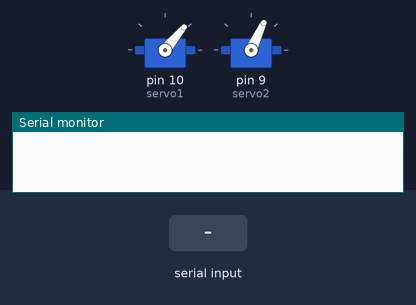
The sketch below on a simulated Arduino Uno, built with avr-gcc and run on an emulated ATmega328P. Parts: 2 × servo, the last lines printed to the serial monitor. Inputs (shaded band) come from the test bench.

Above: at 1.2 s.
1.3 s: "s" received over Serial
At 2.5 s:
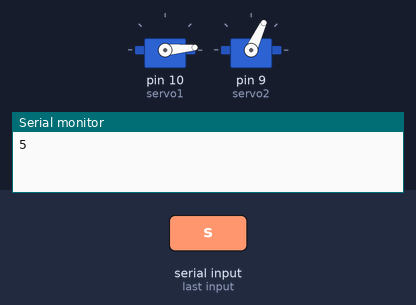
2.8 s: "d" received over Serial
At 3.7 s:
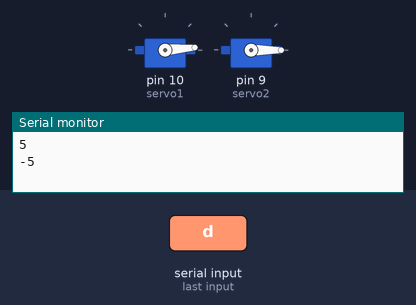
4.3 s: "a" received over Serial
At 4.9 s:
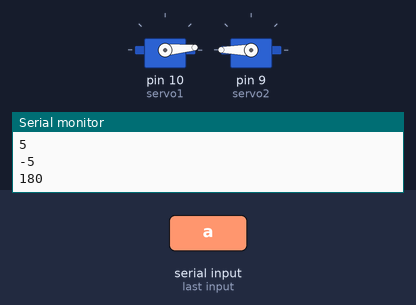
Timing chart, 0 to 7.3 s (numbered marks = the images above; inputs shaded):
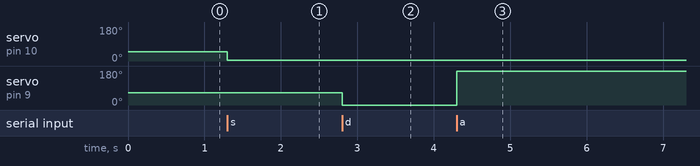

Measured:
- after the input at 1.3 s, servo on pin 10 (servo1): 50° → 5° at once
- after the input at 2.8 s, servo on pin 9 (servo2): 65° → 0° at once
- after the input at 4.3 s, servo on pin 9 (servo2): 0° → 180° at once

The sketch:

servo-keyboard.ino.ino
```cpp
#include "Servo.h"

Servo  servo1;
Servo  servo2;
int pos1 = 0;
int pos2 = 0;

void setup() {
  Serial.begin(9600);
  servo1.attach(10); // SER0
  servo2.attach(9); // SER1
  servo1.write(50);
  servo2.write(65);
}

void loop() {
  if(Serial.available()) {
    char key = Serial.read();
    pos1 = (pos1+180)%180;
    pos2 = (pos2+180)%180;
    switch(key){
      case 's': pos1 = pos1 + 5;
                servo1.write(pos1);
                delay(20);
                Serial.println(pos1);
                break;
      case 'w': pos1 = pos1 - 5;
                servo1.write(pos1);
                delay(20);
                Serial.println(pos1);
                break;
      case 'a': pos2 = pos2 + 5;
                servo2.write(pos2);
                delay(20);
                Serial.println(pos2);
                break;
      case 'd': pos2 = pos2 - 5;
                servo2.write(pos2);
                delay(20);
                Serial.println(pos2);
                break;
      default:  servo1.write(0);
                pos1 = 0;
                servo2.write(0);
                pos2 = 0;
                break;
    }
  }
}
```
